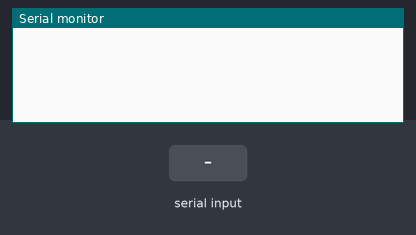
This sketch was run on a simulated Arduino Uno, built with avr-gcc and run on an emulated ATmega328P. On the bench: the last lines printed to the serial monitor. The test bench sets the inputs (shaded band).

Above: at 1.2 s.
1.3 s: "o" received over Serial
At 1.6 s:
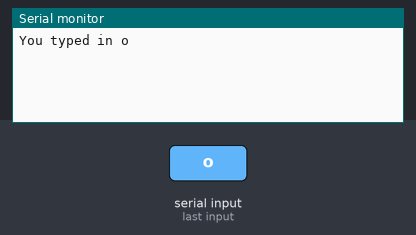
2.8 s: "p" received over Serial
At 4.0 s:
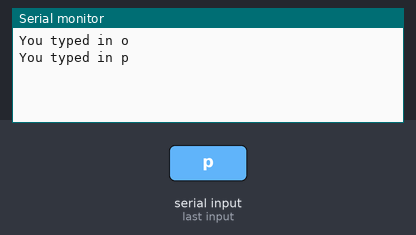

Measured:
- after the input at 1.3 s, the serial monitor: prints a new line at once (image 1)
- after the input at 2.8 s, the serial monitor: prints a new line at once (image 2)

The sketch:

Introduction.ino
```cpp
void setup() {
  // put your setup code here, to run once:
  // Parameters: Transmission Rate (BAUD or bits/sec),
  Serial.begin(9600);
}

void loop() {
  // put your main code here, to run repeatedly:


  if (Serial.available()) {
    char letter = Serial.read();

    switch(letter) {
      case 'o':
        Serial.println("You typed in o");
        break;
      case 'p':
        Serial.println("You typed in p");
        break;
    }
  }

  // Serial.write() ...
  // Serial.available() .... tells us if bytes are waiting in the buffer that the Arduino can read from
  // Serial.read() ... reads letters from the buffer
}
```
